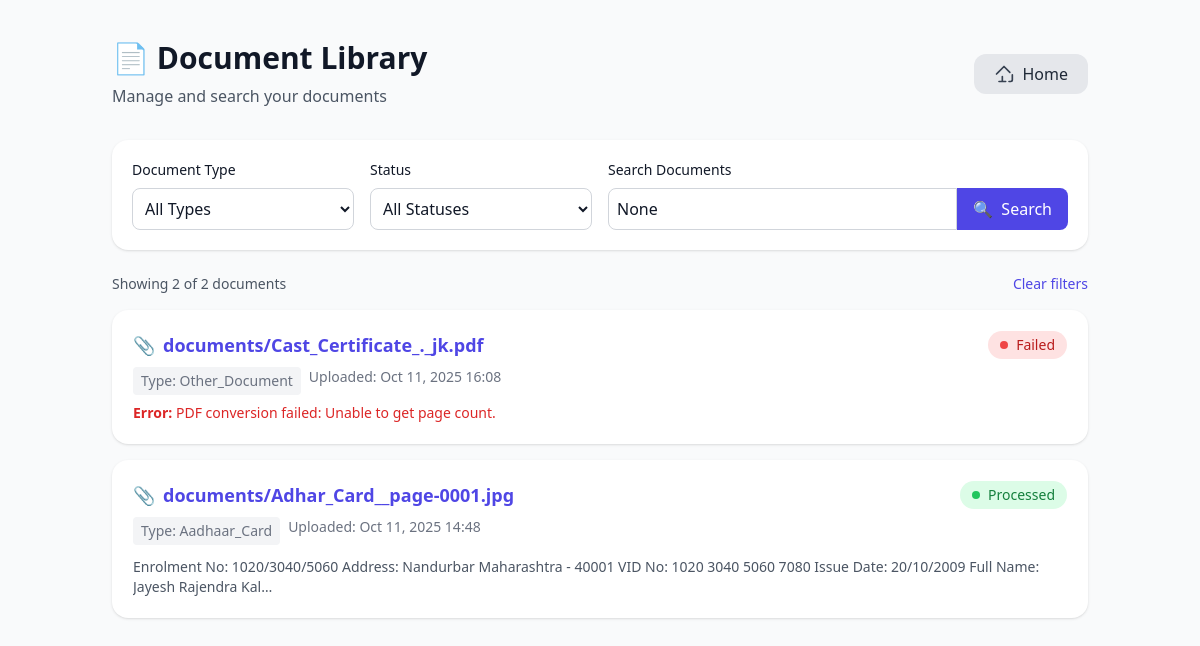
/documents/ (signed in), run on an earlier commit of the app's database.
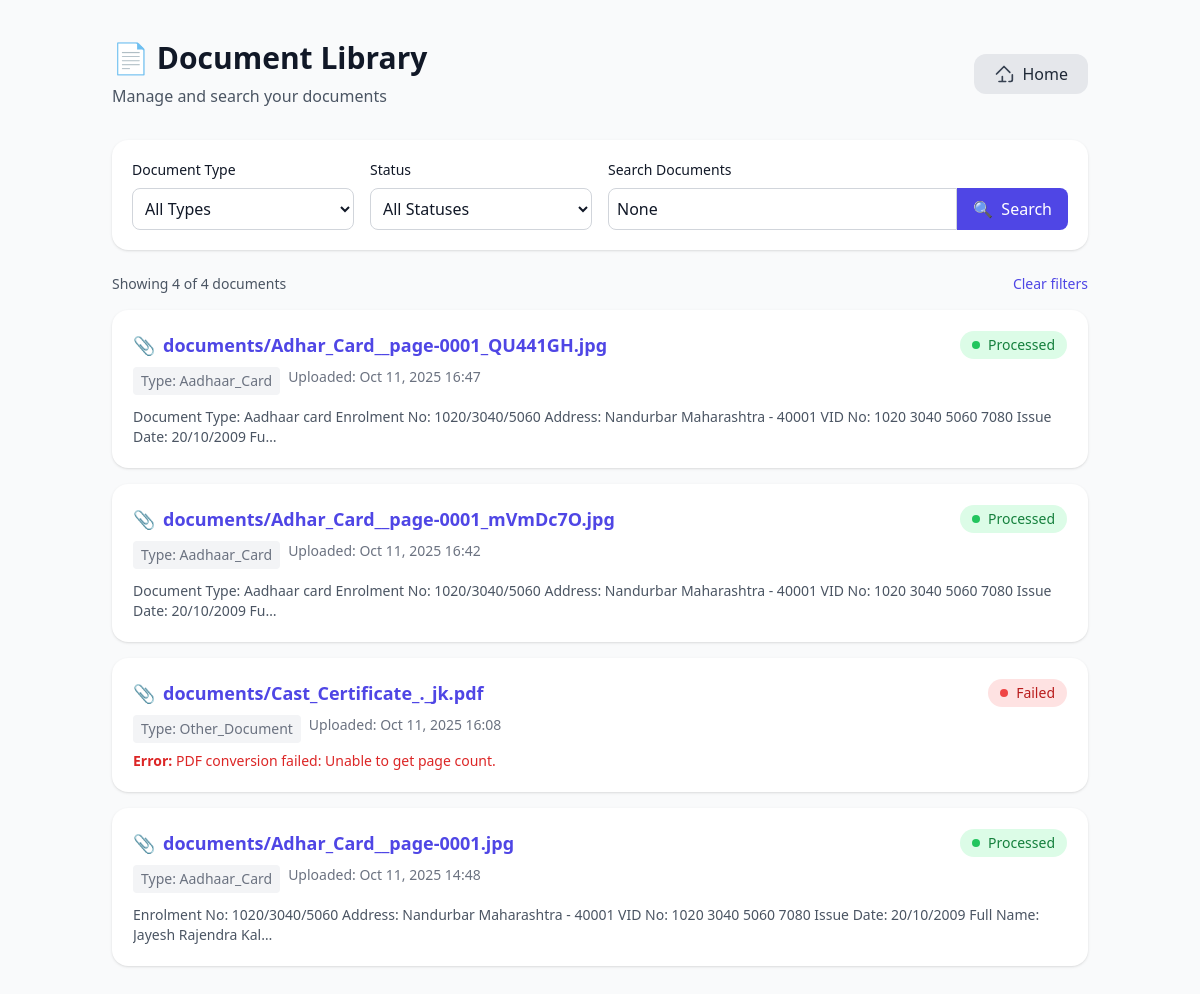
And on a later commit of the database.
### core/models.py (models this page shows, shortened)
class Document(models.Model):
    DOC_TYPES = [
        ("aadhaar_card", "Aadhaar Card"),
        ("pan_card", "PAN Card"),
        ("driving_license", "Driving License"),
        ("passport", "Passport"),
        ("other_document", "Other Document"),
    ]
    user = models.ForeignKey(User, on_delete=models.CASCADE, related_name="documents")
    file = models.FileField(upload_to="documents/")
    doc_type = models.CharField(
        max_length=50,
        choices=DOC_TYPES,
        default="other_document",
        blank=True,
        null=True,
    )
    extracted_text = models.TextField(blank=True, null=True)
    extracted_data = models.JSONField(default=dict, blank=True)
    user_edited_data = models.JSONField(default=dict, blank=True)
    processed = models.BooleanField(default=False)
    error_message = models.TextField(blank=True, null=True)
    quality_score = models.FloatField(blank=True, null=True)
    created_at = models.DateTimeField(auto_now_add=True)
    uploaded_at = models.DateTimeField(auto_now=True)
    objects = DocumentManager()
    class Meta:
        ordering = ["-created_at"]

### core/views.py (the view)
# urls.py: path("documents/", views.document_library, name="document_library"),
@login_required
def document_library(request):
    documents = Document.objects.filter(user=request.user).order_by("-created_at")[:5]
    doc_type = request.GET.get("doc_type")
    status = request.GET.get("status")
    search_query = request.GET.get("search")
    if doc_type and doc_type != "all":
        documents = documents.filter(doc_type=doc_type)
    if status == "processed":
        documents = documents.filter(processed=True, error_message__isnull=True)
    elif status == "failed":
        documents = documents.filter(error_message__isnull=False)
    elif status == "pending":
        documents = documents.filter(processed=False, error_message__isnull=True)
    if search_query:
        documents = documents.filter(
            Q(extracted_text__icontains=search_query)
            | Q(file__icontains=search_query)
            | Q(doc_type__icontains=search_query)
        )
    paginator = Paginator(documents, 10)  # 10 documents per page
    page_number = request.GET.get("page")
    page_obj = paginator.get_page(page_number)
    context = {
        "page_obj": page_obj,
        "doc_types": get_supported_document_types(),
        "total_docs": documents.count(),
        "current_filters": {
            "doc_type": doc_type,
            "status": status,
            "search": search_query,
        },
    }
    return render(request, "document_library.html", context)

### core/ocr_utils.py (called while the page is built)
def get_supported_document_types() -> List[str]:
    return list(OCR_HANDLERS.keys())

### templates/document_library.html (shortened to what this page needs)
{% include "header.html" %}
{% load static %}
{% block content %}
<body class="bg-gray-50 dark:bg-gray-900 text-gray-900 dark:text-gray-100 min-h-screen">
  <div class="max-w-5xl mx-auto py-10 px-6">
    <div class="flex flex-col sm:flex-row sm:items-center sm:justify-between mb-8">
      <div class="mb-4 sm:mb-0">
        <h1 class="text-3xl font-bold">📄 Document Library</h1>
        <p class="text-gray-600 dark:text-gray-400 mt-2">Manage and search your documents</p>
      </div>
      <div class="flex flex-wrap gap-3">
        <a href="{% url 'core:index' %}"
           class="px-5 py-2 rounded-xl flex items-center gap-2 bg-gray-200 text-gray-800 font-medium transition-all duration-200 hover:bg-gray-300 hover:scale-105">
          <svg xmlns="http://www.w3.org/2000/svg" class="h-5 w-5 text-gray-700" fill="none" viewBox="0 0 24 24" stroke="currentColor" stroke-width="2">
            <path stroke-linecap="round" stroke-linejoin="round" d="M3 12l2-2m0 0l7-7 7 7m-9 5v6m-4 0h8m4 0h2a2 2 0 002-2v-6" />
          </svg>
          Home
        </a>
      </div>
    </div>
    <div class="bg-white dark:bg-gray-800 rounded-2xl p-5 shadow mb-6">
      <form method="get" class="grid grid-cols-1 sm:grid-cols-4 gap-4">
        <div>
          <label class="block mb-2 font-medium text-sm">Document Type</label>
          <select name="doc_type" class="w-full border border-gray-300 dark:border-gray-600 rounded-lg p-2 bg-white dark:bg-gray-700">
            <option value="all">All Types</option>
          </select>
        </div>
        <div>
          <label class="block mb-2 font-medium text-sm">Status</label>
          <select name="status" class="w-full border border-gray-300 dark:border-gray-600 rounded-lg p-2 bg-white dark:bg-gray-700">
            <option value="">All Statuses</option>
          </select>
        </div>
        <div class="sm:col-span-2">
          <label class="block mb-2 font-medium text-sm">Search Documents</label>
          <div class="flex">
            <input type="text" name="search" value="{{ current_filters.search }}"
                   class="flex-grow border border-gray-300 dark:border-gray-600 rounded-l-lg p-2 bg-white dark:bg-gray-700"
                   placeholder="Search by name, content, or type">
            <button type="submit"
                    class="px-4 bg-indigo-600 text-white rounded-r-lg hover:bg-indigo-700 transition-colors duration-200 flex items-center">
              <span class="mr-2">🔍</span> Search
            </button>
          </div>
        </div>
      </form>
    </div>
    <div class="flex justify-between items-center mb-4">
      <div class="text-sm text-gray-600 dark:text-gray-400">
        Showing {{ page_obj|length }} of {{ total_docs }} documents
      </div>
      {% if current_filters.search or current_filters.doc_type != 'all' or current_filters.status %}
        <a href="{% url 'core:document_library' %}" class="text-sm text-indigo-600 hover:text-indigo-800">
          Clear filters
        </a>
      {% endif %}
    </div>
    {% if page_obj %}
      <div class="space-y-4">
        {% for doc in page_obj %}
          <div class="p-5 bg-white dark:bg-gray-800 rounded-2xl shadow hover:shadow-lg transition-all duration-300 border border-transparent hover:border-indigo-200 dark:hover:border-indigo-800">
            <div class="flex justify-between items-start">
              <div class="flex-1">
                <h2 class="text-lg font-semibold text-indigo-600 dark:text-indigo-400 hover:text-indigo-800 dark:hover:text-indigo-300">
                  <a href="{% url 'core:document_detail' doc.id %}" class="flex items-start">
                    {% if doc.doc_type == 'pdf' %}📄
                    {% elif doc.doc_type == 'image' %}🖼️
                    {% elif doc.doc_type == 'text' %}📝
                    {% else %}📎
                    {% endif %}
                    <span class="ml-2">{{ doc.file.name|default:"Untitled Document" }}</span>
                  </a>
                </h2>
                <div class="flex flex-wrap gap-2 mt-2 text-sm text-gray-500 dark:text-gray-400">
                  <span class="bg-gray-100 dark:bg-gray-700 px-2 py-1 rounded">Type: {{ doc.doc_type|title }}</span>
                  <span>Uploaded: {{ doc.created_at|date:"M d, Y H:i" }}</span>
                </div>
              </div>
              <div class="ml-4 flex-shrink-0">
                {% if doc.error_message %}
                  <span class="px-3 py-1 rounded-full text-sm bg-red-100 text-red-700 dark:bg-red-900 dark:text-red-200 flex items-center">
                    <span class="w-2 h-2 bg-red-500 rounded-full mr-2"></span> Failed
                  </span>
                {% elif doc.processed %}
                  <span class="px-3 py-1 rounded-full text-sm bg-green-100 text-green-700 dark:bg-green-900 dark:text-green-200 flex items-center">
                    <span class="w-2 h-2 bg-green-500 rounded-full mr-2"></span> Processed
                  </span>
                {% else %}
                  <span class="px-3 py-1 rounded-full text-sm bg-yellow-100 text-yellow-700 dark:bg-yellow-900 dark:text-yellow-200 flex items-center">
                    <span class="w-2 h-2 bg-yellow-500 rounded-full mr-2"></span> Pending
                  </span>
                {% endif %}
              </div>
            </div>
            {% if doc.extracted_text %}
              <p class="text-gray-600 dark:text-gray-300 text-sm mt-3 line-clamp-2">
                {{ doc.extracted_text|truncatechars:150 }}
              </p>
            {% endif %}
            {% if doc.error_message %}
              <div class="mt-2 text-sm text-red-600 dark:text-red-400">
                <strong>Error:</strong> {{ doc.error_message|truncatechars:100 }}
              </div>
            {% endif %}
          </div>
        {% endfor %}
      </div>
    {% endif %}
  </div>
</body>
{% endblock %}
{% include "footer.html" %}

### templates/header.html (shortened to what this page needs)
{% load static %}
<!DOCTYPE html>
<html lang="en" class="antialiased">
  <head>
    <script src="https://cdn.tailwindcss.com"></script>
  </head>
</html>

### templates/footer.html (shortened to what this page needs)
</body>
</html>

What changed in the data, as far as the page shows it:
added Document: file.name "documents/Adhar_Card__page-0001_QU441GH.jpg", doc_type "Aadhaar_Card", created_at "Oct 11, 2025 16:47", processed True (drawn), extracted_text "Document Type: Aadhaar card Enrolment No: 1020/3040/5060 Address: Nandurbar Maharashtra - 40001 VID No: 1020 3040 5060 7080 Issue Date: 20/10/2009 Fu…"
added Document: file.name "documents/Adhar_Card__page-0001_mVmDc7O.jpg", doc_type "Aadhaar_Card", created_at "Oct 11, 2025 16:42", processed True (drawn), extracted_text "Document Type: Aadhaar card Enrolment No: 1020/3040/5060 Address: Nandurbar Maharashtra - 40001 VID No: 1020 3040 5060 7080 Issue Date: 20/10/2009 Fu…"
Also different on the page:
{{ page_obj|length }}: "2" → "4"
{{ total_docs }}: "2" → "4"
